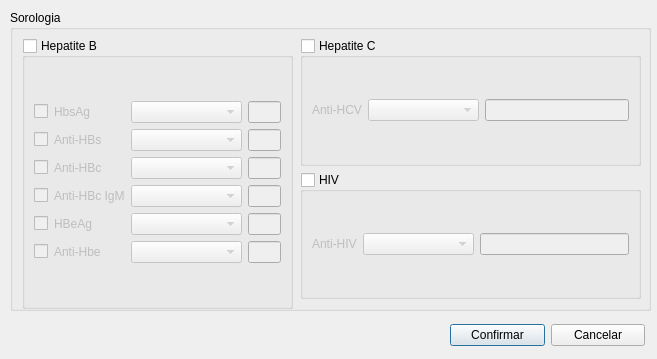
<?xml version="1.0" encoding="UTF-8"?>
<ui version="4.0">
 <class>Sorologia</class>
 <widget class="QDialog" name="Sorologia">
  <property name="geometry">
   <rect>
    <x>0</x>
    <y>0</y>
    <width>657</width>
    <height>359</height>
   </rect>
  </property>
  <property name="minimumSize">
   <size>
    <width>650</width>
    <height>359</height>
   </size>
  </property>
  <property name="maximumSize">
   <size>
    <width>797</width>
    <height>455</height>
   </size>
  </property>
  <property name="windowTitle">
   <string>Sorologia</string>
  </property>
  <widget class="QGroupBox" name="groupBox">
   <property name="geometry">
    <rect>
     <x>10</x>
     <y>10</y>
     <width>641</width>
     <height>301</height>
    </rect>
   </property>
   <property name="title">
    <string>Sorologia</string>
   </property>
   <property name="flat">
    <bool>false</bool>
   </property>
   <property name="checkable">
    <bool>false</bool>
   </property>
   <widget class="QGroupBox" name="groupBox_hepatiteB">
    <property name="geometry">
     <rect>
      <x>12</x>
      <y>28</y>
      <width>271</width>
      <height>271</height>
     </rect>
    </property>
    <property name="title">
     <string>Hepatite B</string>
    </property>
    <property name="checkable">
     <bool>true</bool>
    </property>
    <property name="checked">
     <bool>false</bool>
    </property>
    <layout class="QVBoxLayout" name="verticalLayout">
     <item>
      <layout class="QGridLayout" name="gridLayout_2">
       <item row="1" column="3">
        <widget class="QLineEdit" name="lineEdit_AntiHBs"/>
       </item>
       <item row="0" column="3">
        <widget class="QLineEdit" name="lineEdit_HbsAg"/>
       </item>
       <item row="5" column="3">
        <widget class="QLineEdit" name="lineEdit_AntiHbe"/>
       </item>
       <item row="2" column="3">
        <widget class="QLineEdit" name="lineEdit_AntiHBc"/>
       </item>
       <item row="4" column="3">
        <widget class="QLineEdit" name="lineEdit_HBeAg"/>
       </item>
       <item row="3" column="3">
        <widget class="QLineEdit" name="lineEdit_AntiHBcIgM"/>
       </item>
       <item row="0" column="1">
        <widget class="QLabel" name="label_HbsAg">
         <property name="text">
          <string>HbsAg</string>
         </property>
         <property name="buddy">
          <cstring>comboBox_HbsAg</cstring>
         </property>
        </widget>
       </item>
       <item row="1" column="2">
        <widget class="QComboBox" name="comboBox_AntiHBs">
         <item>
          <property name="text">
           <string/>
          </property>
         </item>
         <item>
          <property name="text">
           <string>Reagente</string>
          </property>
         </item>
         <item>
          <property name="text">
           <string>Não-Reagente</string>
          </property>
         </item>
        </widget>
       </item>
       <item row="2" column="1">
        <widget class="QLabel" name="label_AntiHBc">
         <property name="text">
          <string>Anti-HBc</string>
         </property>
         <property name="buddy">
          <cstring>comboBox_AntiHBc</cstring>
         </property>
        </widget>
       </item>
       <item row="4" column="2">
        <widget class="QComboBox" name="comboBox_HBeAg">
         <item>
          <property name="text">
           <string/>
          </property>
         </item>
         <item>
          <property name="text">
           <string>Reagente</string>
          </property>
         </item>
         <item>
          <property name="text">
           <string>Não-Reagente</string>
          </property>
         </item>
        </widget>
       </item>
       <item row="2" column="2">
        <widget class="QComboBox" name="comboBox_AntiHBc">
         <item>
          <property name="text">
           <string/>
          </property>
         </item>
         <item>
          <property name="text">
           <string>Reagente</string>
          </property>
         </item>
         <item>
          <property name="text">
           <string>Não-Reagente</string>
          </property>
         </item>
        </widget>
       </item>
       <item row="0" column="2">
        <widget class="QComboBox" name="comboBox_HbsAg">
         <item>
          <property name="text">
           <string/>
          </property>
         </item>
         <item>
          <property name="text">
           <string>Reagente</string>
          </property>
         </item>
         <item>
          <property name="text">
           <string>Não-Reagente</string>
          </property>
         </item>
        </widget>
       </item>
       <item row="4" column="1">
        <widget class="QLabel" name="label_HBeAg">
         <property name="text">
          <string>HBeAg</string>
         </property>
         <property name="buddy">
          <cstring>comboBox_HBeAg</cstring>
         </property>
        </widget>
       </item>
       <item row="3" column="1">
        <widget class="QLabel" name="label_AntiHBcIgM">
         <property name="text">
          <string>Anti-HBc IgM</string>
         </property>
         <property name="buddy">
          <cstring>comboBox_AntiHBcIgM</cstring>
         </property>
        </widget>
       </item>
       <item row="5" column="2">
        <widget class="QComboBox" name="comboBox_AntiHbe">
         <item>
          <property name="text">
           <string/>
          </property>
         </item>
         <item>
          <property name="text">
           <string>Reagente</string>
          </property>
         </item>
         <item>
          <property name="text">
           <string>Não-Reagente</string>
          </property>
         </item>
        </widget>
       </item>
       <item row="3" column="2">
        <widget class="QComboBox" name="comboBox_AntiHBcIgM">
         <item>
          <property name="text">
           <string/>
          </property>
         </item>
         <item>
          <property name="text">
           <string>Reagente</string>
          </property>
         </item>
         <item>
          <property name="text">
           <string>Não-Reagente</string>
          </property>
         </item>
        </widget>
       </item>
       <item row="5" column="1">
        <widget class="QLabel" name="label_AntiHbe">
         <property name="text">
          <string>Anti-Hbe</string>
         </property>
         <property name="buddy">
          <cstring>comboBox_AntiHbe</cstring>
         </property>
        </widget>
       </item>
       <item row="1" column="1">
        <widget class="QLabel" name="label_AntiHBs">
         <property name="text">
          <string>Anti-HBs</string>
         </property>
         <property name="buddy">
          <cstring>comboBox_AntiHBs</cstring>
         </property>
        </widget>
       </item>
       <item row="0" column="0">
        <widget class="QCheckBox" name="checkBox_HbsAg">
         <property name="text">
          <string/>
         </property>
        </widget>
       </item>
       <item row="1" column="0">
        <widget class="QCheckBox" name="checkBox_AntiHBs">
         <property name="text">
          <string/>
         </property>
        </widget>
       </item>
       <item row="2" column="0">
        <widget class="QCheckBox" name="checkBox_AntiHBc">
         <property name="text">
          <string/>
         </property>
        </widget>
       </item>
       <item row="3" column="0">
        <widget class="QCheckBox" name="checkBox_AntiHBcIgM">
         <property name="text">
          <string/>
         </property>
        </widget>
       </item>
       <item row="4" column="0">
        <widget class="QCheckBox" name="checkBox_HBeAg">
         <property name="text">
          <string/>
         </property>
        </widget>
       </item>
       <item row="5" column="0">
        <widget class="QCheckBox" name="checkBox_AntiHbe">
         <property name="text">
          <string/>
         </property>
        </widget>
       </item>
      </layout>
     </item>
    </layout>
   </widget>
   <widget class="QWidget" name="">
    <property name="geometry">
     <rect>
      <x>290</x>
      <y>28</y>
      <width>341</width>
      <height>261</height>
     </rect>
    </property>
    <layout class="QVBoxLayout" name="verticalLayout_4">
     <item>
      <widget class="QGroupBox" name="groupBox_hepetiteC">
       <property name="title">
        <string>Hepatite C</string>
       </property>
       <property name="checkable">
        <bool>true</bool>
       </property>
       <property name="checked">
        <bool>false</bool>
       </property>
       <layout class="QVBoxLayout" name="verticalLayout_2">
        <item>
         <layout class="QGridLayout" name="gridLayout_3">
          <item row="0" column="2">
           <widget class="QLineEdit" name="lineEdit_AntiHCV"/>
          </item>
          <item row="0" column="0">
           <widget class="QLabel" name="label_AntiHCV">
            <property name="text">
             <string>Anti-HCV</string>
            </property>
            <property name="buddy">
             <cstring>comboBox_AntiHCV</cstring>
            </property>
           </widget>
          </item>
          <item row="0" column="1">
           <widget class="QComboBox" name="comboBox_AntiHCV">
            <item>
             <property name="text">
              <string/>
             </property>
            </item>
            <item>
             <property name="text">
              <string>Reagente</string>
             </property>
            </item>
            <item>
             <property name="text">
              <string>Não-Reagente</string>
             </property>
            </item>
           </widget>
          </item>
         </layout>
        </item>
       </layout>
      </widget>
     </item>
     <item>
      <widget class="QGroupBox" name="groupBox_HIV">
       <property name="title">
        <string>HIV</string>
       </property>
       <property name="checkable">
        <bool>true</bool>
       </property>
       <property name="checked">
        <bool>false</bool>
       </property>
       <layout class="QVBoxLayout" name="verticalLayout_3">
        <item>
         <layout class="QGridLayout" name="gridLayout_4">
          <item row="0" column="2">
           <widget class="QLineEdit" name="lineEdit_AntiHIV"/>
          </item>
          <item row="0" column="0">
           <widget class="QLabel" name="label_AntiHIV">
            <property name="text">
             <string>Anti-HIV</string>
            </property>
            <property name="buddy">
             <cstring>comboBox_AntiHIV</cstring>
            </property>
           </widget>
          </item>
          <item row="0" column="1">
           <widget class="QComboBox" name="comboBox_AntiHIV">
            <item>
             <property name="text">
              <string/>
             </property>
            </item>
            <item>
             <property name="text">
              <string>Reagente</string>
             </property>
            </item>
            <item>
             <property name="text">
              <string>Não-Reagente</string>
             </property>
            </item>
           </widget>
          </item>
         </layout>
        </item>
       </layout>
      </widget>
     </item>
    </layout>
   </widget>
  </widget>
  <widget class="QWidget" name="horizontalLayoutWidget_2">
   <property name="geometry">
    <rect>
     <x>450</x>
     <y>320</y>
     <width>195</width>
     <height>30</height>
    </rect>
   </property>
   <layout class="QHBoxLayout" name="horizontalLayout_2">
    <item>
     <widget class="QPushButton" name="pushButton_Confirmar">
      <property name="text">
       <string>Confirmar</string>
      </property>
     </widget>
    </item>
    <item>
     <widget class="QPushButton" name="pushButton_Cancelar">
      <property name="text">
       <string>Cancelar</string>
      </property>
     </widget>
    </item>
   </layout>
  </widget>
 </widget>
 <resources/>
 <connections/>
</ui>
